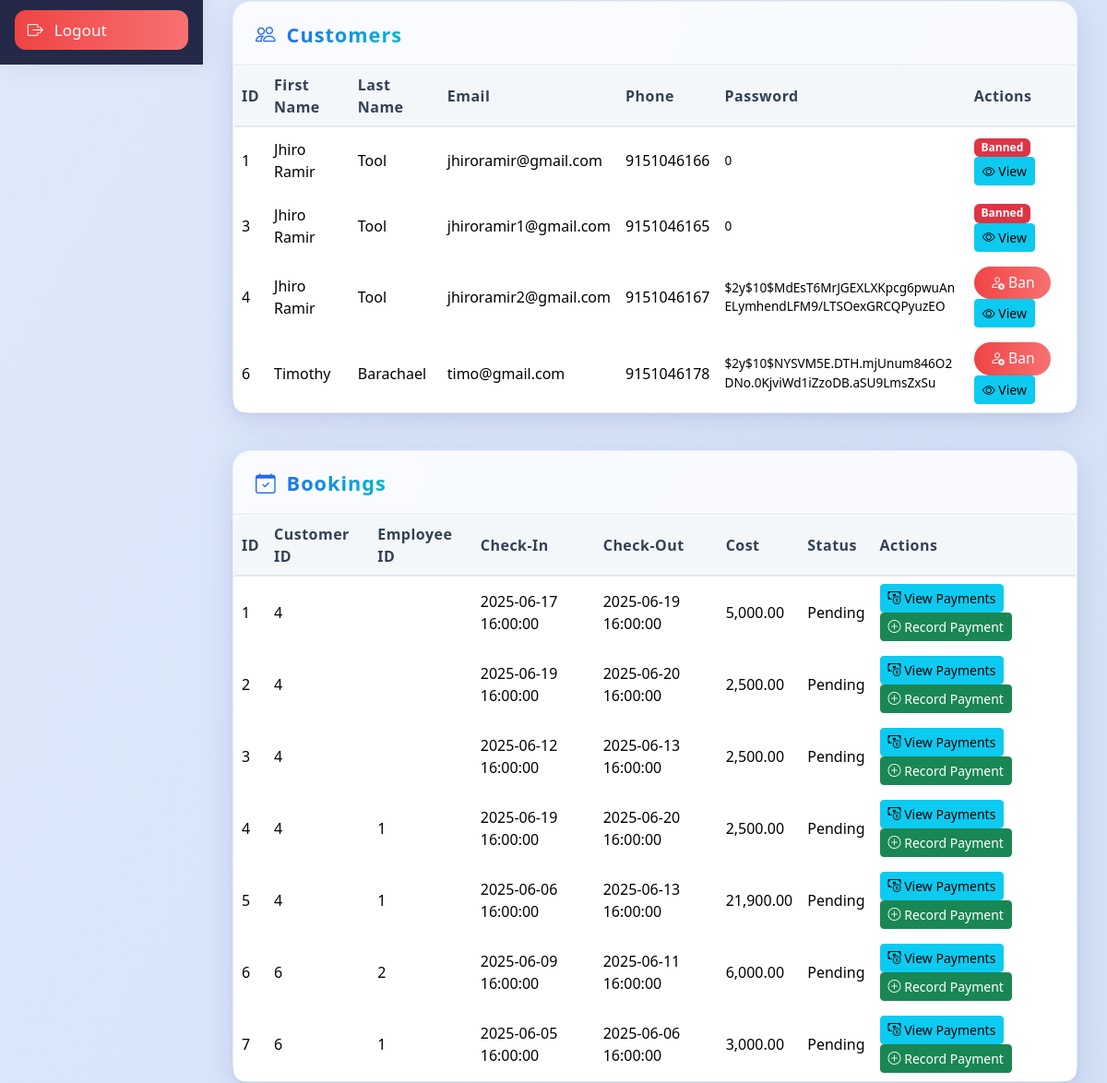
The page /admin_homepage.php (signed in, middle part) on the database as committed earlier.
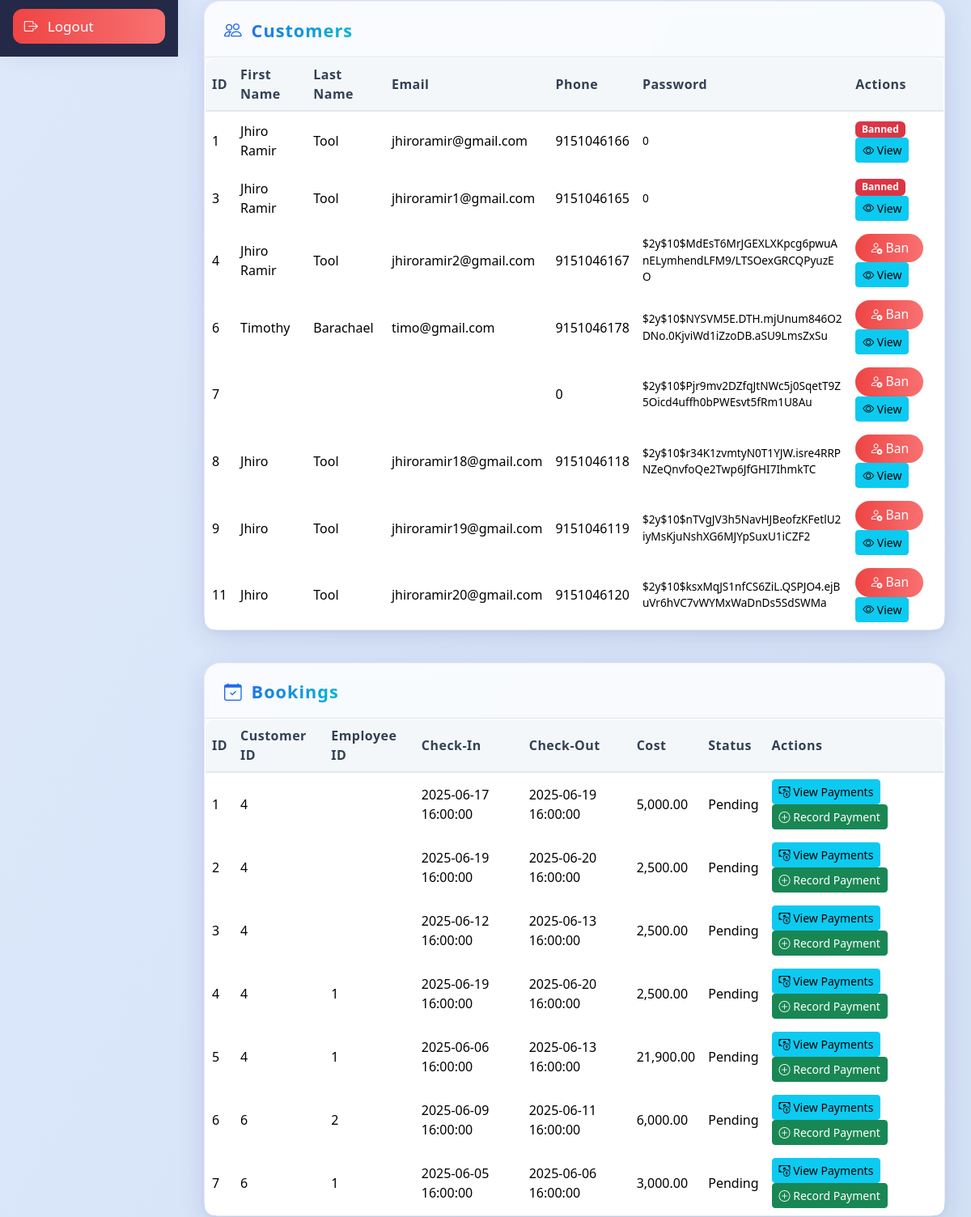
The same page on the database as committed later.
### tables this page shows
CREATE TABLE `customer` (
  `Cust_ID` int(11) NOT NULL,
  `Cust_FN` varchar(255) NOT NULL,
  `Cust_LN` varchar(255) NOT NULL,
  `Cust_Email` varchar(255) NOT NULL,
  `Cust_Phone` bigint(20) NOT NULL,
  `Cust_Password` varchar(255) NOT NULL,
  `is_banned` tinyint(1) DEFAULT 0
);

CREATE TABLE `booking` (
  `Booking_ID` int(11) NOT NULL,
  `Cust_ID` int(11) NOT NULL,
  `Emp_ID` int(11) DEFAULT NULL,
  `Booking_IN` timestamp NOT NULL DEFAULT current_timestamp(),
  `Booking_Out` timestamp NULL DEFAULT NULL,
  `Booking_Cost` decimal(10,2) NOT NULL,
  `Booking_Status` varchar(255) NOT NULL,
  `Guests` int(11) DEFAULT NULL
);

### classes/database.php (called while the page is built, shortened)
<?php
class Database {
    private $host = "localhost";
    private $db_name = "guest_accommodation_system";
    private $username = "root";
    private $password = "";
    public $conn;
    public function connect() {
        $this->conn = new mysqli(
            $this->host,
            $this->username,
            $this->password,
            $this->db_name
        );
    }
    public function getConnection() {
        return $this->conn;
    }
    public function getAllCustomers() {
        $conn = $this->getConnection();
        $result = $conn->query("SELECT * FROM customer");
        $customers = [];
        if ($result) {
            while ($row = $result->fetch_assoc()) {
                $customers[] = $row;
            }
        }
        return $customers;
    }
    public function getAllBookings() {
        $conn = $this->getConnection();
        $result = $conn->query("SELECT * FROM booking");
        $bookings = [];
        if ($result) {
            while ($row = $result->fetch_assoc()) {
                $bookings[] = $row;
            }
        }
        return $bookings;
    }
}
?>

### admin_homepage.php (the view, shortened to what this page needs)
<?php
require_once('classes/database.php');
$db = new Database();
$customers = $db->getAllCustomers();
$bookings = $db->getAllBookings();
?>
<!doctype html>
<html lang="en">
<head>
  <link rel="stylesheet" href="./bootstrap-5.3.3-dist/css/bootstrap.css">
  <link rel="stylesheet" href="https://cdn.jsdelivr.net/npm/bootstrap-icons/font/bootstrap-icons.css">
  <link rel="stylesheet" href="style2.css">
</head>
<body>
  <div class="admin-layout">
    <aside class="sidebar">
      <ul class="sidebar-nav">
        <li class="mt-auto"><a href="logout.php" class="btn btn-logout w-100"><i class="bi bi-box-arrow-right"></i> Logout</a></li>
      </ul>
    </aside>
    <main class="main-content">
      <section id="customers" class="dashboard-section">
        <div class="dashboard-card glass-card">
          <div class="dashboard-header">
            <span class="dashboard-title"><i class="bi bi-people"></i> Customers</span>
          </div>
          <div class="card-body">
            <table class="table dashboard-table align-middle">
              <thead>
                <tr>
                  <th>ID</th>
                  <th>First Name</th>
                  <th>Last Name</th>
                  <th>Email</th>
                  <th>Phone</th>
                  <th>Password</th>
                  <th>Actions</th>
                </tr>
              </thead>
              <tbody>
                <?php foreach ($customers as $customer): ?>
                <tr>
                  <td><?= $customer['Cust_ID'] ?></td>
                  <td><?= htmlspecialchars($customer['Cust_FN']) ?></td>
                  <td><?= htmlspecialchars($customer['Cust_LN']) ?></td>
                  <td><?= htmlspecialchars($customer['Cust_Email']) ?></td>
                  <td><?= htmlspecialchars($customer['Cust_Phone']) ?></td>
                  <td style="font-size:0.85em;word-break:break-all;"><?= htmlspecialchars($customer['Cust_Password']) ?></td>
                  <td>
                    <?php if (empty($customer['is_banned'])): ?>
                      <a href="ban_customer.php?id=<?= $customer['Cust_ID'] ?>" class="btn btn-danger btn-sm" onclick="return confirm('Ban this customer?');"><i class="bi bi-person-x"></i> Ban</a>
                    <?php else: ?>
                      <span class="badge bg-danger">Banned</span>
                    <?php endif; ?>
                    <a href="customer_details.php?id=<?= $customer['Cust_ID'] ?>" class="btn btn-info btn-sm"><i class="bi bi-eye"></i> View</a>
                  </td>
                </tr>
                <?php endforeach; ?>
              </tbody>
            </table>
          </div>
        </div>
      </section>
      <section id="bookings" class="dashboard-section">
        <div class="dashboard-card glass-card">
          <div class="dashboard-header">
            <span class="dashboard-title"><i class="bi bi-calendar-check"></i> Bookings</span>
          </div>
          <div class="card-body">
            <table class="table dashboard-table align-middle">
              <thead>
                <tr>
                  <th>ID</th>
                  <th>Customer ID</th>
                  <th>Employee ID</th>
                  <th>Check-In</th>
                  <th>Check-Out</th>
                  <th>Cost</th>
                  <th>Status</th>
                  <th>Actions</th>
                </tr>
              </thead>
              <tbody>
                <?php foreach ($bookings as $booking): ?>
                <tr>
                  <td><?= $booking['Booking_ID'] ?></td>
                  <td><?= $booking['Cust_ID'] ?></td>
                  <td><?= $booking['Emp_ID'] ?></td>
                  <td><?= $booking['Booking_IN'] ?></td>
                  <td><?= $booking['Booking_Out'] ?></td>
                  <td><?= number_format($booking['Booking_Cost'], 2) ?></td>
                  <td><?= htmlspecialchars($booking['Booking_Status']) ?></td>
                  <td>
                    <button class="btn btn-info btn-sm" data-bs-toggle="modal" data-bs-target="#paymentsModal<?= $booking['Booking_ID'] ?>">
                      <i class="bi bi-cash-coin"></i> View Payments
                    </button>
                    <a href="payment.php?booking_id=<?= $booking['Booking_ID'] ?>" class="btn btn-success btn-sm"><i class="bi bi-plus-circle"></i> Record Payment</a>
                  </td>
                </tr>
                <?php endforeach; ?>
              </tbody>
            </table>
          </div>
        </div>
      </section>
    </main>
  </div>
</body>
</html>

### style2.css (style rules this page uses)
body { background: linear-gradient(120deg, #e0eafc 0%, #cfdef3 100%); min-height: 100vh; font-family: 'Segoe UI', 'Roboto', Arial, sans-serif; color: #23272f; margin: 0; }
.sidebar { position: fixed; top: 0; left: 0; height: 100vh; width: 220px; background: #232946; color: #fff; display: flex; flex-direction: column; padding: 2rem 1rem 1rem 1rem; box-shadow: 2px 0 24px rgba(35,41,70,0.08); z-index: 100; }
.admin-layout { display: flex; min-height: 100vh; }
.main-content { flex: 1 1 auto; padding: 2.5rem 2rem 2rem 2rem; min-width: 0; margin-left: 220px; }
.sidebar-nav { list-style: none; padding: 0; margin: 0; flex: 1 1 auto; display: flex; flex-direction: column; gap: 1.2rem; }
.sidebar-nav a { color: #b8c1ec; text-decoration: none; font-weight: 500; font-size: 1.07em; display: flex; align-items: center; gap: 0.7em; padding: 0.5em 0.8em; border-radius: 0.7em; transition: background 0.18s, color 0.18s; }
.btn-logout { background: linear-gradient(90deg, #ef4444 0%, #f87171 100%); color: #fff !important; border-radius: 1.5rem; font-weight: 600; border: none; margin-top: 2rem; transition: background 0.18s, transform 0.18s; }
.main-content { flex: 1 1 auto; padding: 2.5rem 2rem 2rem 2rem; min-width: 0; }
.dashboard-section { margin-bottom: 2.5rem; }
.dashboard-card.glass-card { background: rgba(255,255,255,0.82); border-radius: 1.25rem; box-shadow: 0 8px 32px rgba(31, 38, 135, 0.13); border: 1.5px solid rgba(120,120,120,0.08); backdrop-filter: blur(8px); margin-bottom: 2.5rem; transition: box-shadow 0.2s, transform 0.2s; animation: fadeInUp 0.7s; }
.dashboard-header { background: transparent !important; border-bottom: 1px solid #e5e7eb; font-size: 1.18rem; font-weight: 600; color: #1e293b; letter-spacing: 0.5px; padding: 1.2rem 1.5rem 1rem 1.5rem; display: flex; align-items: center; justify-content: space-between; }
.dashboard-title { background: linear-gradient(90deg, #2563eb 0%, #06b6d4 100%); -webkit-background-clip: text; -webkit-text-fill-color: transparent; font-weight: 700; font-size: 1.15em; letter-spacing: 1px; margin-bottom: 0; display: flex; align-items: center; gap: 0.5em; }
.table.dashboard-table { background: rgba(255,255,255,0.97); border-radius: 0.75rem; overflow: hidden; box-shadow: 0 2px 8px rgba(31,38,135,0.04); border: 1px solid #e5e7eb; margin-bottom: 0; }
.table th, .table td { vertical-align: middle; border: none; }
.table thead th { background: #f4f7fa; color: #334155; font-weight: 700; font-size: 1em; border-bottom: 2px solid #e5e7eb; letter-spacing: 0.03em; }
.table tbody tr { transition: background 0.18s; }
.btn-action, .btn-warning, .btn-danger { border-radius: 1.5rem !important; font-weight: 500; padding: 0.38rem 1.1rem; box-shadow: 0 2px 8px rgba(6,182,212,0.06); border: none; transition: background 0.18s, color 0.18s, transform 0.18s; font-size: 0.98em; }
.btn-danger { background: linear-gradient(90deg, #ef4444 0%, #f87171 100%); color: #fff; }

Rows that differ between the two databases and show on the page:
added customer: Cust_ID "7", Cust_Phone "0", Cust_Password "$2y$10$Pjr9mv2DZfqJtNWc5j0SqetT9Z5Oicd4uffh0bPWEsvt5fRm1U8Au"
added customer: Cust_ID "8", Cust_FN "Jhiro", Cust_LN "Tool", Cust_Email "jhiroramir18@gmail.com", Cust_Phone "9151046118", Cust_Password "$2y$10$r34K1zvmtyN0T1YJW.isre4RRPNZeQnvfoQe2Twp6JfGHI7IhmkTC"
added customer: Cust_ID "9", Cust_FN "Jhiro", Cust_LN "Tool", Cust_Email "jhiroramir19@gmail.com", Cust_Phone "9151046119", Cust_Password "$2y$10$nTVgJV3h5NavHJBeofzKFetlU2iyMsKjuNshXG6MJYpSuxU1iCZF2"
added customer: Cust_ID "11", Cust_FN "Jhiro", Cust_LN "Tool", Cust_Email "jhiroramir20@gmail.com", Cust_Phone "9151046120", Cust_Password "$2y$10$ksxMqJS1nfCS6ZiL.QSPJO4.ejBuVr6hVC7vWYMxWaDnDs5SdSWMa"
